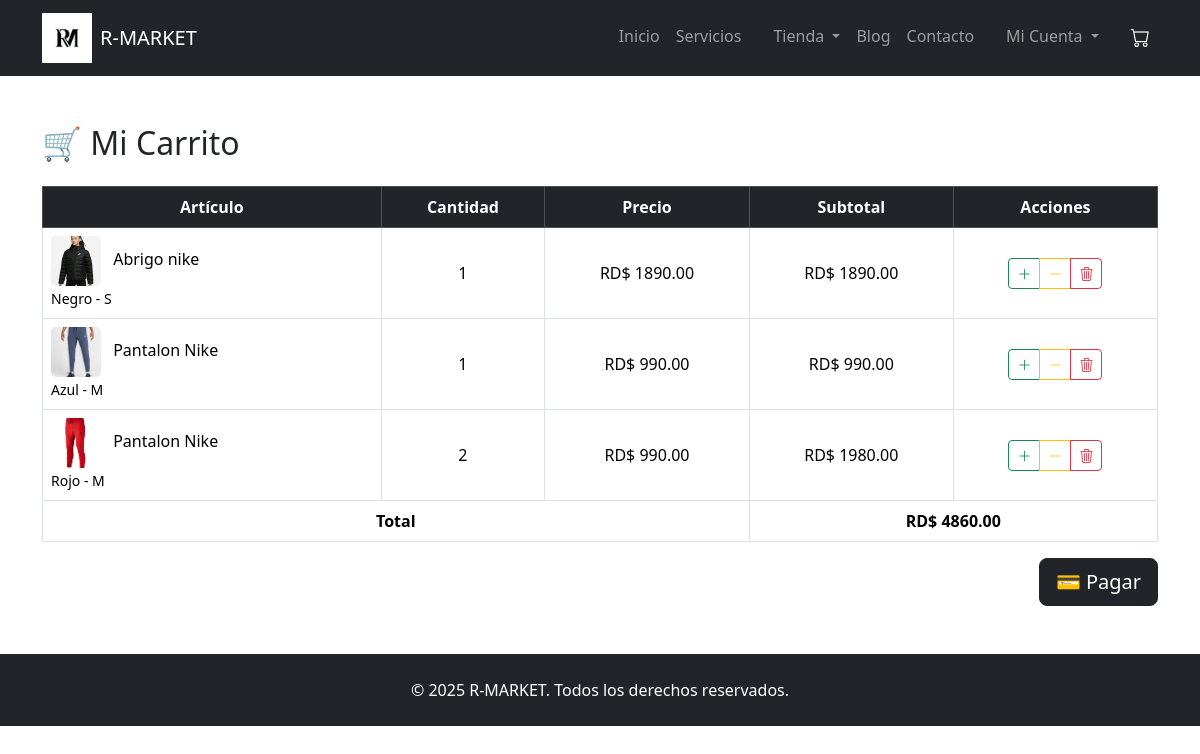
Page /carrito/ (signed in) on the earlier database version.
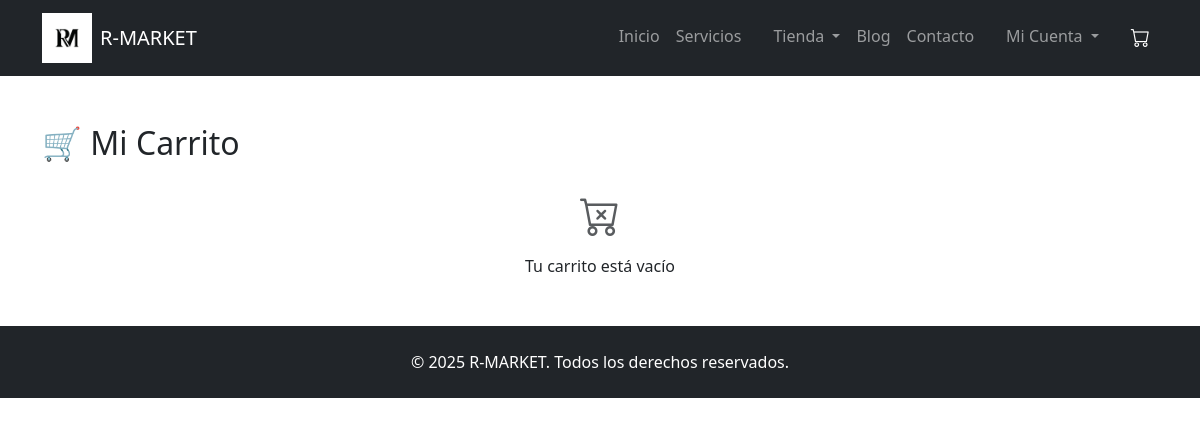
Same page on the later database version.
### app_wed/models.py (models this page shows, shortened)
class CarritoItem(models.Model):
    carrito = models.ForeignKey(Carrito, on_delete=models.CASCADE, related_name="items")
    articulo = models.ForeignKey(ArticuloVariante, on_delete=models.CASCADE)  # ✅ apunta a variante
    cantidad = models.PositiveIntegerField(default=1)
    class Meta:
        unique_together = ('carrito', 'articulo')
    def subtotal(self):
        return self.cantidad * self.articulo.precio

class ArticuloVariante(models.Model):
    TALLAS = [
        ("XS", "XS"),
        ("S", "S"),
        ("M", "M"),
        ("L", "L"),
        ("XL", "XL"),
        ("XXL", "XXL"),
        ("UNICA", "Talla Única"),
    ]
    articulo = models.ForeignKey(Articulo, related_name="variantes", on_delete=models.CASCADE)
    color = models.CharField(max_length=30)
    talla = models.CharField(max_length=10, choices=TALLAS)
    cantidad = models.PositiveIntegerField(default=0)
    precio = models.DecimalField(max_digits=8, decimal_places=2)
    imagen = models.ImageField(upload_to="articulos/variantes/", blank=True, null=True)

class Articulo(models.Model):
    nombre = models.CharField(max_length=100)
    descripcion = models.TextField(blank=True, null=True)
    categorias = models.ManyToManyField(Categoria_articulo, related_name="articulos")
    imagen_principal = models.ImageField(upload_to="articulos/", blank=True, null=True)
    creado = models.DateTimeField(auto_now_add=True)

### app_wed/views.py (the view)
# urls.py: path('carrito/', views.carrito_view, name='carrito'),
@login_required
def carrito_view(request):
    usuario, created = Usuario.objects.get_or_create(user=request.user)
    carrito, created = Carrito.objects.get_or_create(usuario=usuario)
    context = {
        "carrito": carrito,
        "items": carrito.items.all(),
        "total": carrito.total(),
    }
    return render(request, "carrito.html", context)

### app_wed/models.py (called while the page is built)
    def total(self):
        return sum(item.subtotal() for item in self.items.all())

### app_wed/templates/carrito.html (shortened to what this page needs)
{% extends 'base.html' %}
{% load static %}
{% block content %}
<div class="container mt-5">
    <h2 class="mb-4">🛒 Mi Carrito</h2>
    {% if items %}
    <table class="table table-bordered text-center align-middle">
        <thead class="table-dark">
            <tr>
                <th>Artículo</th>
                <th>Cantidad</th>
                <th>Precio</th>
                <th>Subtotal</th>
                <th>Acciones</th>
            </tr>
        </thead>
        <tbody>
            {% for item in items %}
            <tr>
                <td class="text-start">
                    {% if item.articulo.imagen %}
                        <img src="{{ item.articulo.imagen.url }}" alt="{{ item.articulo.articulo.nombre }}" class="me-2" style="width:50px; height:50px; object-fit:cover; border-radius:5px;">
                    {% else %}
                        <img src="{% static 'default.jpg' %}" alt="{{ item.articulo.articulo.nombre }}" class="me-2" style="width:50px; height:50px; object-fit:cover; border-radius:5px;">
                    {% endif %}
                    {{ item.articulo.articulo.nombre }} <br>
                    <small>{{ item.articulo.color }} - {{ item.articulo.talla }}</small>
                </td>
                <td>{{ item.cantidad }}</td>
                <td>RD$ {{ item.articulo.precio }}</td>
                <td>RD$ {{ item.subtotal }}</td>
                <td>
                    <div class="btn-group" role="group">
                        <a href="{% url 'aumentar_cantidad' item.id %}" class="btn btn-sm btn-outline-success">
                            <i class="bi bi-plus-lg"></i>
                        </a>
                        <a href="{% url 'reducir_cantidad' item.id %}" class="btn btn-sm btn-outline-warning">
                            <i class="bi bi-dash-lg"></i>
                        </a>
                        <a href="{% url 'confirmar_eliminar' item.id %}" class="btn btn-sm btn-outline-danger">
                            <i class="bi bi-trash3"></i>
                        </a>
                    </div>
                </td>
            </tr>
            {% endfor %}
            <tr class="fw-bold">
                <td colspan="3">Total</td>
                <td colspan="2">RD$ {{ total }}</td>
            </tr>
        </tbody>
    </table>
    <div class="text-end mt-3">
        <a href="{% url 'pagar_carrito' %}" class="btn btn-dark btn-lg">
            💳 Pagar
        </a>
    </div>
{% else %}
    <div class="text-center">
        <i class="bi bi-cart-x fs-1 text-muted"></i>
        <p class="mt-2">Tu carrito está vacío</p>
    </div>
{% endif %}
</div>
{% endblock %}

Differences in the rows shown:
removed CarritoItem: articulo.imagen (picture), articulo.articulo.nombre "Abrigo nike", articulo.color "Negro", articulo.talla "S", cantidad "1", articulo.precio "1890.00", subtotal "1890.00"
removed CarritoItem: articulo.imagen (picture), articulo.articulo.nombre "Pantalon Nike", articulo.color "Azul", articulo.talla "M", cantidad "1", articulo.precio "990.00", subtotal "990.00"
removed CarritoItem: articulo.imagen (picture), articulo.articulo.nombre "Pantalon Nike", articulo.color "Rojo", articulo.talla "M", cantidad "2", articulo.precio "990.00", subtotal "1980.00"
Other differences:
{{ total }}: "4860.00" → (not shown)
text no longer shown: "Artículo Cantidad Precio Subtotal Acciones Total RD$ 💳 Pagar"
text now shown: "Tu carrito está vacío"
